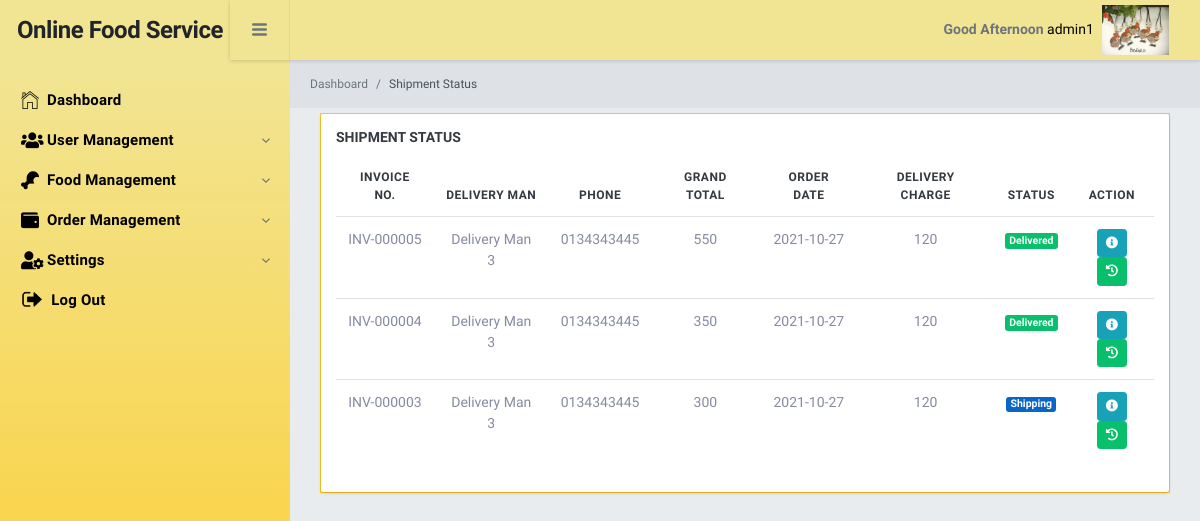
The page /admin/views/ShipmentStatus.php (signed in) on the database as committed earlier.
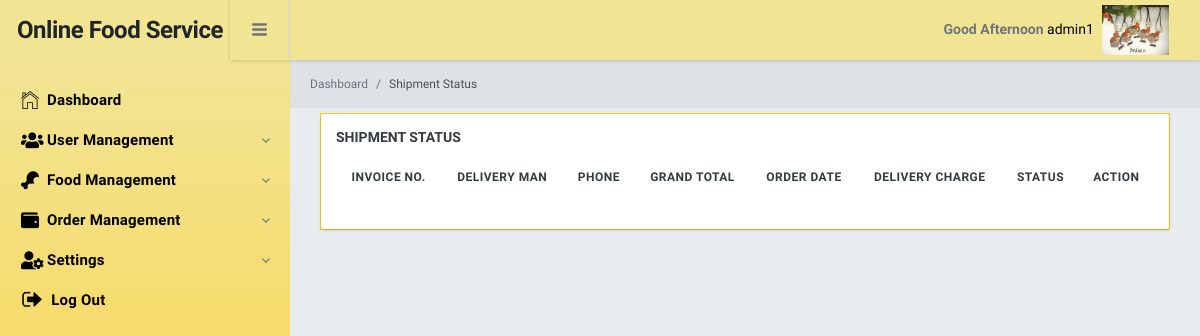
The same page on the database as committed later.
### tables this page shows
CREATE TABLE `invoice` (
  `Id` int(11) NOT NULL,
  `InvoiceNumber` varchar(30) NOT NULL,
  `CustomerId` int(11) NOT NULL,
  `Phone` text DEFAULT NULL,
  `Address` text DEFAULT NULL,
  `DeliveryManId` int(11) DEFAULT NULL,
  `OrderDate` date NOT NULL,
  `DeliveryDate` date NOT NULL,
  `OrderTakenDate` date NOT NULL,
  `SubTotal` double NOT NULL,
  `GrandTotal` double NOT NULL,
  `Discount` double NOT NULL,
  `DeliveryCharge` int(11) NOT NULL,
  `Status` varchar(20) NOT NULL,
  `Remarks` varchar(255) NOT NULL,
  `CreatedDate` datetime NOT NULL DEFAULT current_timestamp(),
  `CreatedBy` int(11) NOT NULL,
  `UpdatedDate` datetime DEFAULT NULL,
  `UpdatedBy` int(11) NOT NULL
);

CREATE TABLE `user` (
  `Id` int(11) NOT NULL,
  `Name` varchar(255) NOT NULL,
  `Email` varchar(255) NOT NULL,
  `Password` text NOT NULL,
  `Phone` varchar(15) NOT NULL,
  `Address` text NOT NULL,
  `RoleName` varchar(255) NOT NULL,
  `IsActive` int(11) NOT NULL,
  `CreatedDate` datetime NOT NULL DEFAULT current_timestamp(),
  `CreatedBy` int(11) NOT NULL,
  `UpdatedBy` int(11) NOT NULL,
  `UpdatedDate` datetime NOT NULL
);

### admin/views/ShipmentStatus.php (the view, shortened to what this page needs)
<?php
    include("layout/topbar.php");
    include("layout/sidebar.php");
?>
<div class="br-pageheader">
    <nav class="breadcrumb pd-0 mg-0 tx-12">
        <a class="breadcrumb-item" href="index.php">Dashboard</a>
        <a class="breadcrumb-item active" href="#">Shipment Status</a>
    </nav>
</div>
<div id="datatable1_wrapper" class="dataTables_wrapper no-footer">
    <div class="br-pagebody">
        <div class="br-section-wrapper">
            <h6 class="br-section-label">Shipment Status</h6>
            <div class="table-wrapper">
                <table style="width:100%" id="shipmentStatusList" class="table display responsive nowrap tableStyle">
                    <thead>
                        <tr>
                            <th>Invoice No.</th>
                            <th>Delivery Man</th>
                            <th>Phone</th>
                            <th>Grand Total</th>
                            <th>Order Date</th>
                            <th>Delivery Charge</th>
                            <th>Status</th>
                            <th>Action</th>
                        </tr>
                    </thead>
                    <tbody>
                        <?php
                            $sql = "SELECT P.*, DE.Name DeliveryManName,DE.Address, DE.Phone
                                FROM invoice P
                                LEFT JOIN user DE ON DE.Id = P.DeliveryManId
                                WHERE Status in ('Shipping', 'Delivered')
                                ORDER BY Id DESC";
                            $queryResult = mysqli_query($con, $sql);
                            foreach ($queryResult as $row){
                                $id = $row['Id'];
                                $invoiceNumber = $row['InvoiceNumber'];
                                $deliveryManName = $row['DeliveryManName'];
                                $Phone = $row['Phone'];
                                $grandTotal = $row['GrandTotal'];
                                $orderDate = $row['OrderDate'];
                                $deliveryCharge = $row['DeliveryCharge'];
                                $Status = $row['Status'];
                                $whichStatus = '';
                                if($Status == 'Shipping') $whichStatus = '<span class="badge badge-primary">Shipping</span>';
                                else if($Status == 'Delivered') $whichStatus = '<span class="badge badge-success">Delivered</span>';
                                $buttons = "<button class = 'btn btn-info btn-sm btnInfo' title = 'Info' invoiceId='$id' ><i class='fa fa-info-circle'></i></button>";
                                $buttons .= "<button class = 'btn btn-success btn-sm btnHistory' title = 'Info' invoiceId='$id' ><i class='fa fa-history'></i></button>";
                                echo '<tr>
                                        <td>'.$invoiceNumber.'</td>
                                        <td>'.$deliveryManName.'</td>
                                        <td>'.$Phone.'</td>
                                        <td>'.$grandTotal.'</td>
                                        <td>'.$orderDate.'</td>
                                        <td>'.$deliveryCharge.'</td>
                                        <td>'.$whichStatus.'</td>
                                        <td>'.$buttons.'</td>
                                    </tr>';
                            }
                        ?>
                    </tbody>
                </table>
            </div>
        </div>
    </div>
</div>
<?php include("layout/footer.php");?>

Rows that differ between the two databases and show on the page:
removed invoice: InvoiceNumber "INV-000005", user.Name "Delivery Man 3", user.Phone "0134343445", GrandTotal "550", OrderDate "2021-10-27", DeliveryCharge "120", Status "Delivered"
removed invoice: InvoiceNumber "INV-000004", user.Name "Delivery Man 3", user.Phone "0134343445", GrandTotal "350", OrderDate "2021-10-27", DeliveryCharge "120", Status "Delivered"
removed invoice: InvoiceNumber "INV-000003", user.Name "Delivery Man 3", user.Phone "0134343445", GrandTotal "300", OrderDate "2021-10-27", DeliveryCharge "120", Status "Shipping"
